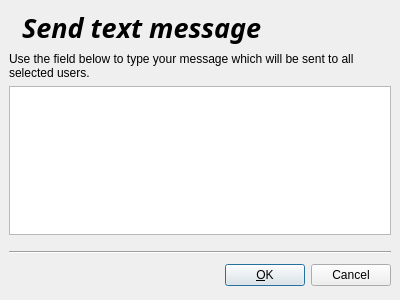
<ui version="4.0" >
 <author></author>
 <comment></comment>
 <exportmacro></exportmacro>
 <class>textMessage</class>
 <widget class="QDialog" name="textMessage" >
  <property name="geometry" >
   <rect>
    <x>0</x>
    <y>0</y>
    <width>400</width>
    <height>300</height>
   </rect>
  </property>
  <property name="windowTitle" >
   <string>Send text message</string>
  </property>
  <property name="windowIcon" >
   <iconset resource="../italc.qrc" >:/resources/text_message_48.png</iconset>
  </property>
  <layout class="QVBoxLayout" >
   <property name="margin" >
    <number>9</number>
   </property>
   <property name="spacing" >
    <number>6</number>
   </property>
   <item>
    <layout class="QHBoxLayout" >
     <property name="margin" >
      <number>0</number>
     </property>
     <property name="spacing" >
      <number>6</number>
     </property>
     <item>
      <widget class="QLabel" name="label" >
       <property name="text" >
        <string/>
       </property>
       <property name="pixmap" >
        <pixmap resource="../italc.qrc" >:/resources/text_message_48.png</pixmap>
       </property>
      </widget>
     </item>
     <item>
      <widget class="QLabel" name="label_2" >
       <property name="text" >
        <string>&lt;html>&lt;head>&lt;meta name="qrichtext" content="1" />&lt;/head>&lt;body style=" white-space: pre-wrap; font-family:Sans Serif; font-size:9pt; font-weight:400; font-style:normal; text-decoration:none;">&lt;p style=" margin-top:0px; margin-bottom:0px; margin-left:0px; margin-right:0px; -qt-block-indent:0; text-indent:0px;">&lt;span style=" font-size:20pt; font-weight:600; font-style:italic;">Send text message&lt;/span>&lt;/p>&lt;/body>&lt;/html></string>
       </property>
      </widget>
     </item>
     <item>
      <spacer>
       <property name="orientation" >
        <enum>Qt::Horizontal</enum>
       </property>
       <property name="sizeHint" >
        <size>
         <width>40</width>
         <height>20</height>
        </size>
       </property>
      </spacer>
     </item>
    </layout>
   </item>
   <item>
    <widget class="QLabel" name="label_3" >
     <property name="text" >
      <string>Use the field below to type your message which will be sent to all selected users.</string>
     </property>
     <property name="wordWrap" >
      <bool>true</bool>
     </property>
    </widget>
   </item>
   <item>
    <widget class="QTextEdit" name="textEdit" />
   </item>
   <item>
    <spacer>
     <property name="orientation" >
      <enum>Qt::Vertical</enum>
     </property>
     <property name="sizeType" >
      <enum>QSizePolicy::Fixed</enum>
     </property>
     <property name="sizeHint" >
      <size>
       <width>20</width>
       <height>10</height>
      </size>
     </property>
    </spacer>
   </item>
   <item>
    <widget class="Line" name="line" >
     <property name="orientation" >
      <enum>Qt::Horizontal</enum>
     </property>
    </widget>
   </item>
   <item>
    <layout class="QHBoxLayout" >
     <property name="margin" >
      <number>0</number>
     </property>
     <property name="spacing" >
      <number>6</number>
     </property>
     <item>
      <spacer>
       <property name="orientation" >
        <enum>Qt::Horizontal</enum>
       </property>
       <property name="sizeHint" >
        <size>
         <width>131</width>
         <height>31</height>
        </size>
       </property>
      </spacer>
     </item>
     <item>
      <widget class="QPushButton" name="okButton" >
       <property name="text" >
        <string>&amp;OK</string>
       </property>
       <property name="icon" >
        <iconset resource="../italc.qrc" >:/resources/apply.png</iconset>
       </property>
       <property name="shortcut" >
        <string>Ctrl+Enter</string>
       </property>
      </widget>
     </item>
     <item>
      <widget class="QPushButton" name="cancelButton" >
       <property name="text" >
        <string>Cancel</string>
       </property>
       <property name="icon" >
        <iconset resource="../italc.qrc" >:/resources/cancel.png</iconset>
       </property>
       <property name="shortcut" >
        <string>Escape</string>
       </property>
      </widget>
     </item>
    </layout>
   </item>
  </layout>
 </widget>
 <pixmapfunction></pixmapfunction>
 <resources>
  <include location="../italc.qrc" />
 </resources>
 <connections>
  <connection>
   <sender>okButton</sender>
   <signal>clicked()</signal>
   <receiver>textMessage</receiver>
   <slot>accept()</slot>
   <hints>
    <hint type="sourcelabel" >
     <x>278</x>
     <y>253</y>
    </hint>
    <hint type="destinationlabel" >
     <x>96</x>
     <y>254</y>
    </hint>
   </hints>
  </connection>
  <connection>
   <sender>cancelButton</sender>
   <signal>clicked()</signal>
   <receiver>textMessage</receiver>
   <slot>reject()</slot>
   <hints>
    <hint type="sourcelabel" >
     <x>369</x>
     <y>253</y>
    </hint>
    <hint type="destinationlabel" >
     <x>179</x>
     <y>282</y>
    </hint>
   </hints>
  </connection>
 </connections>
</ui>
